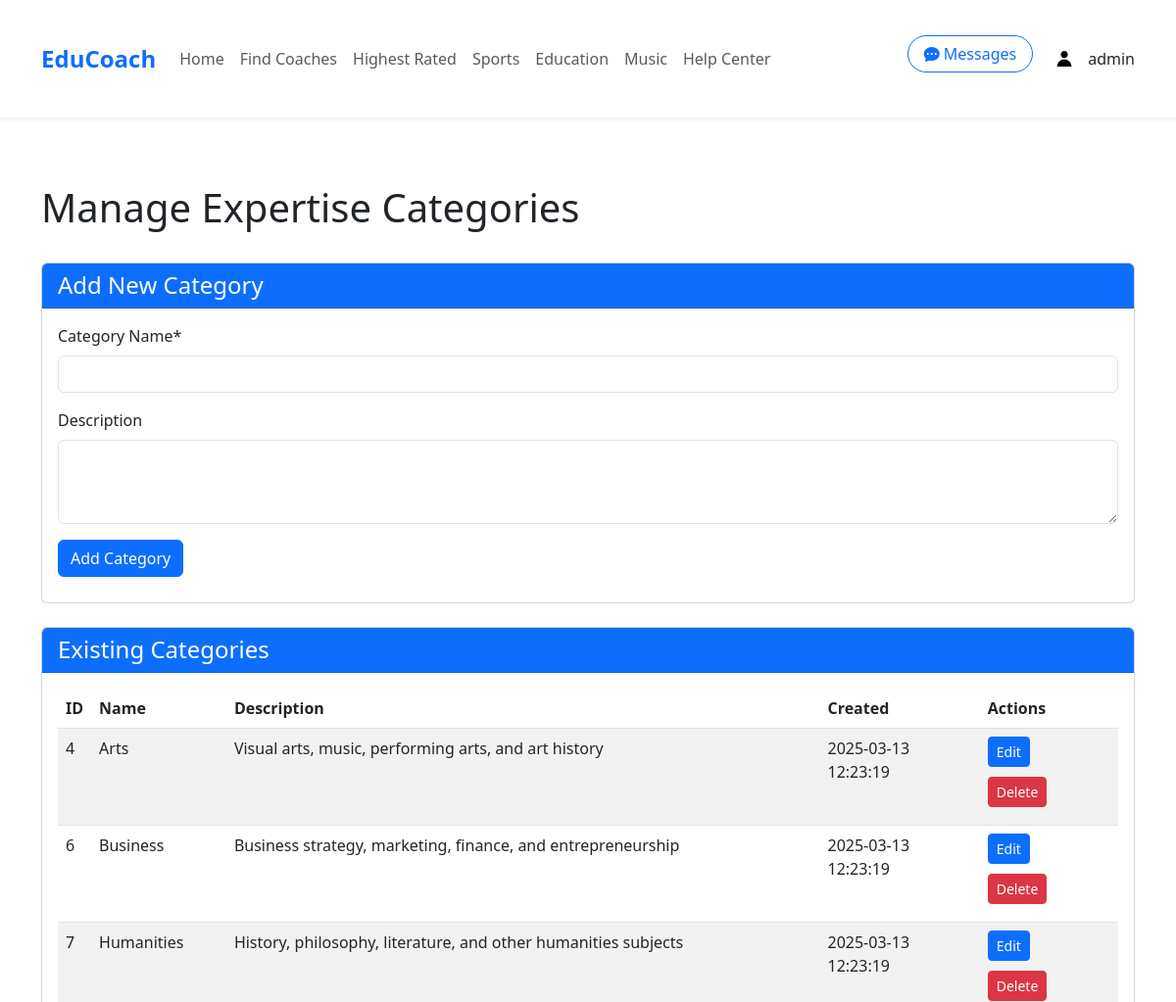
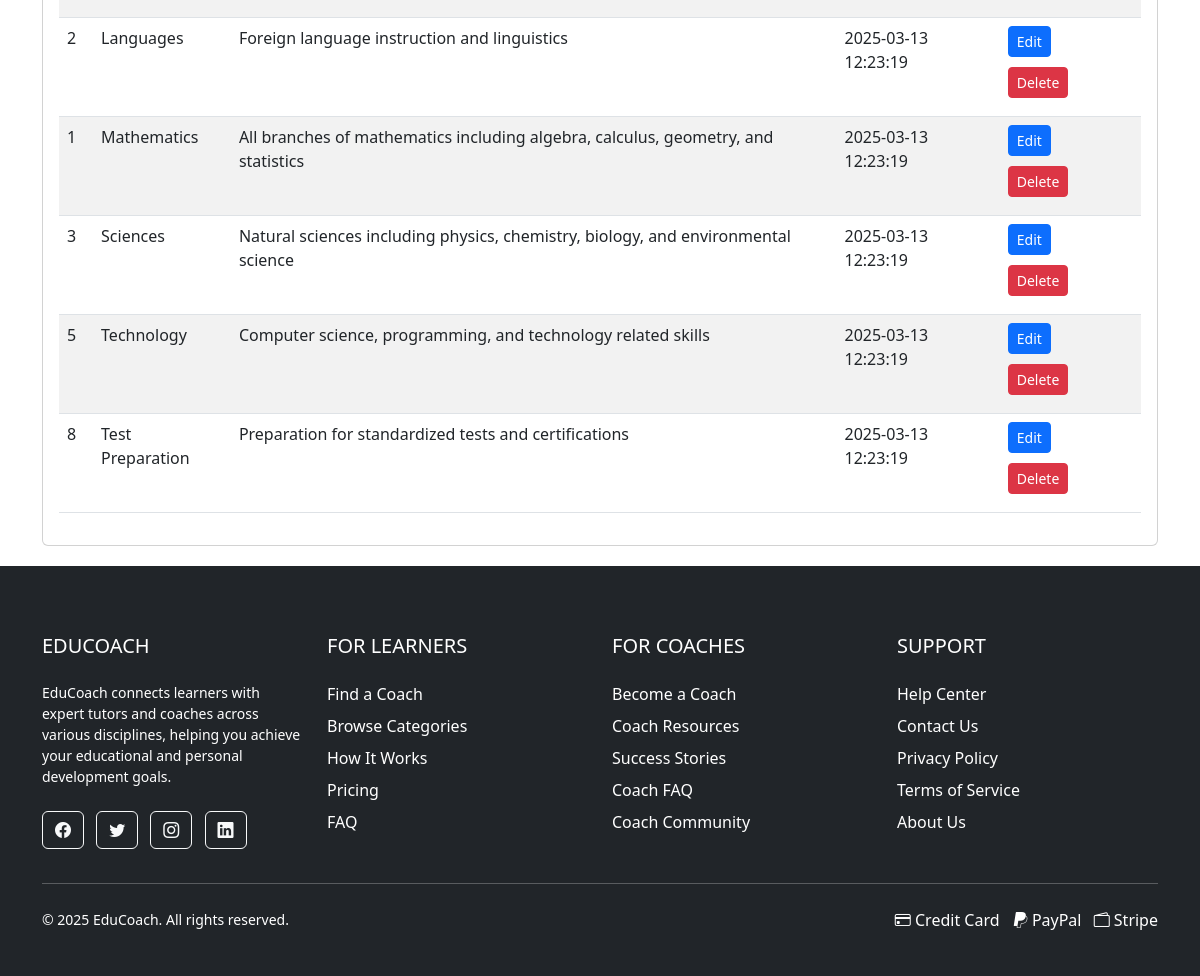
The page /pages/manage-categories.php (signed in) on the database its author committed (2 pictures, top to bottom).
### tables this page shows
CREATE TABLE Expertise_Categories (
    category_id INT PRIMARY KEY AUTO_INCREMENT,
    category_name VARCHAR(100) NOT NULL,
    description TEXT,
    created_at TIMESTAMP DEFAULT CURRENT_TIMESTAMP
);

### pages/manage-categories.php (the view, shortened to what this page needs)
<?php
require_once __DIR__ . '/../includes/db_connection.php';
$category_to_edit = null;
try {
    $stmt = $pdo->prepare("SELECT * FROM Expertise_Categories ORDER BY category_name");
    $stmt->execute();
    $categories = $stmt->fetchAll(PDO::FETCH_ASSOC);
} catch (PDOException $e) {
    $error_message = "Database error: " . $e->getMessage();
    $categories = [];
}
include __DIR__ . '/../includes/header.php';
?>
<div class="container mt-5">
    <div class="row">
        <div class="col-md-12">
            <div class="d-flex justify-content-between align-items-center mb-4">
                <h1><?= $category_to_edit ? 'Edit Category' : 'Manage Expertise Categories' ?></h1>
            </div>
            <div class="card mb-4">
                <div class="card-header bg-primary text-white">
                    <h4 class="mb-0"><?= $category_to_edit ? 'Edit Category' : 'Add New Category' ?></h4>
                </div>
                <div class="card-body">
                    <form method="post" action="manage-categories.php">
                        <div class="mb-3">
                            <label for="category_name" class="form-label">Category Name*</label>
                            <input type="text" class="form-control" id="category_name" name="category_name" required
                                   value="<?= $category_to_edit ? htmlspecialchars($category_to_edit['category_name']) : '' ?>">
                        </div>
                        <div class="mb-3">
                            <label for="description" class="form-label">Description</label>
                            <textarea class="form-control" id="description" name="description" rows="3"><?= $category_to_edit ? htmlspecialchars($category_to_edit['description']) : '' ?></textarea>
                        </div>
                        <button type="submit" class="btn btn-primary">
                            <?= $category_to_edit ? 'Update Category' : 'Add Category' ?>
                        </button>
                    </form>
                </div>
            </div>
            <?php if (!$category_to_edit): ?>
                <div class="card">
                    <div class="card-header bg-primary text-white">
                        <h4 class="mb-0">Existing Categories</h4>
                    </div>
                    <div class="card-body">
                        <?php if (empty($categories)): ?>
                            <p class="text-muted">No categories found.</p>
                        <?php else: ?>
                            <div class="table-responsive">
                                <table class="table table-striped">
                                    <thead>
                                        <tr>
                                            <th>ID</th>
                                            <th>Name</th>
                                            <th>Description</th>
                                            <th>Created</th>
                                            <th>Actions</th>
                                        </tr>
                                    </thead>
                                    <tbody>
                                        <?php foreach ($categories as $category): ?>
                                            <tr>
                                                <td><?= $category['category_id'] ?></td>
                                                <td><?= htmlspecialchars($category['category_name']) ?></td>
                                                <td><?= htmlspecialchars($category['description'] ?? '') ?></td>
                                                <td><?= $category['created_at'] ?></td>
                                                <td>
                                                    <a href="manage-categories.php?edit=<?= $category['category_id'] ?>" class="btn btn-sm btn-primary">Edit</a>
                                                    <a href="manage-categories.php?delete=<?= $category['category_id'] ?>" class="btn btn-sm btn-danger"
                                                       onclick="return confirm('Are you sure you want to delete this category?')">Delete</a>
                                                </td>
                                            </tr>
                                        <?php endforeach; ?>
                                    </tbody>
                                </table>
                            </div>
                        <?php endif; ?>
                    </div>
                </div>
            <?php endif; ?>
        </div>
    </div>
</div>
<?php include __DIR__ . '/../includes/footer.php'; ?>

### assets/css/styles.css (style rules this page uses)
body { font-family: 'Arial', sans-serif; color: #333; line-height: 1.6; }
.card { border-radius: 8px; overflow: hidden; transition: transform 0.3s, box-shadow 0.3s; }
.btn-primary { background-color: #0d6efd; border-color: #0d6efd; }
.container { max-width: 1200px; margin: 0 auto; padding: 20px; }
.btn { margin-right: 10px; margin-bottom: 10px; }

### rows shown on the page
expertise_categories: category_id "4", category_name "Arts", description "Visual arts, music, performing arts, and art history", created_at "2025-03-13 12:23:19"
expertise_categories: category_id "6", category_name "Business", description "Business strategy, marketing, finance, and entrepreneurship", created_at "2025-03-13 12:23:19"
expertise_categories: category_id "7", category_name "Humanities", description "History, philosophy, literature, and other humanities subjects", created_at "2025-03-13 12:23:19"
expertise_categories: category_id "2", category_name "Languages", description "Foreign language instruction and linguistics", created_at "2025-03-13 12:23:19"
expertise_categories: category_id "1", category_name "Mathematics", description "All branches of mathematics including algebra, calculus, geometry, and statistics", created_at "2025-03-13 12:23:19"
expertise_categories: category_id "3", category_name "Sciences", description "Natural sciences including physics, chemistry, biology, and environmental science", created_at "2025-03-13 12:23:19"
expertise_categories: category_id "5", category_name "Technology", description "Computer science, programming, and technology related skills", created_at "2025-03-13 12:23:19"
expertise_categories: category_id "8", category_name "Test Preparation", description "Preparation for standardized tests and certifications", created_at "2025-03-13 12:23:19"

### other values the page prints
$_SESSION['username'] "admin"
